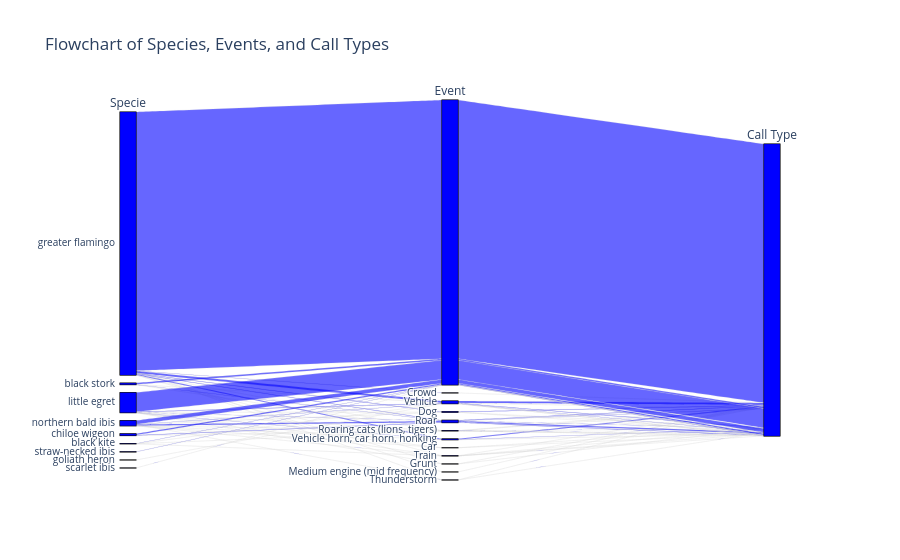

Here is the notebook cell this chart was saved with:
### Code cell
# Make a flow chart to show total number of calls, type of call (song/call) and the specie

specie_dim = go.parcats.Dimension(values=plot_df["species"], label="Specie")
event_dim = go.parcats.Dimension(values=plot_df["event"], label="Event")
call_type_dim = go.parcats.Dimension(values=plot_df["call_type"], label="Call Type")
fig = go.Figure(data=[go.Parcats(dimensions=[specie_dim, event_dim, call_type_dim], line={"color": "blue"})])
fig.update_layout(title="Flowchart of Species, Events, and Call Types")
fig.show()

### Figure 1 — Plotly figure (JSON) as saved in the notebook; plotly's stock layout.template omitted (floating-point values rounded to 4 significant figures; data arrays with more than 128 entries replaced by an {"elided": "..."} marker saying what was removed)
{"data": [{"dimensions": [{"label": "Specie", "values": {"elided": "61813 str values"}}, {"label": "Event", "values": {"elided": "61813 str values"}}, {"label": "Call Type", "values": {"elided": "61813 null values"}}], "line": {"color": "blue"}, "type": "parcats"}], "layout": {"title": {"text": "Flowchart of Species, Events, and Call Types"}}}
